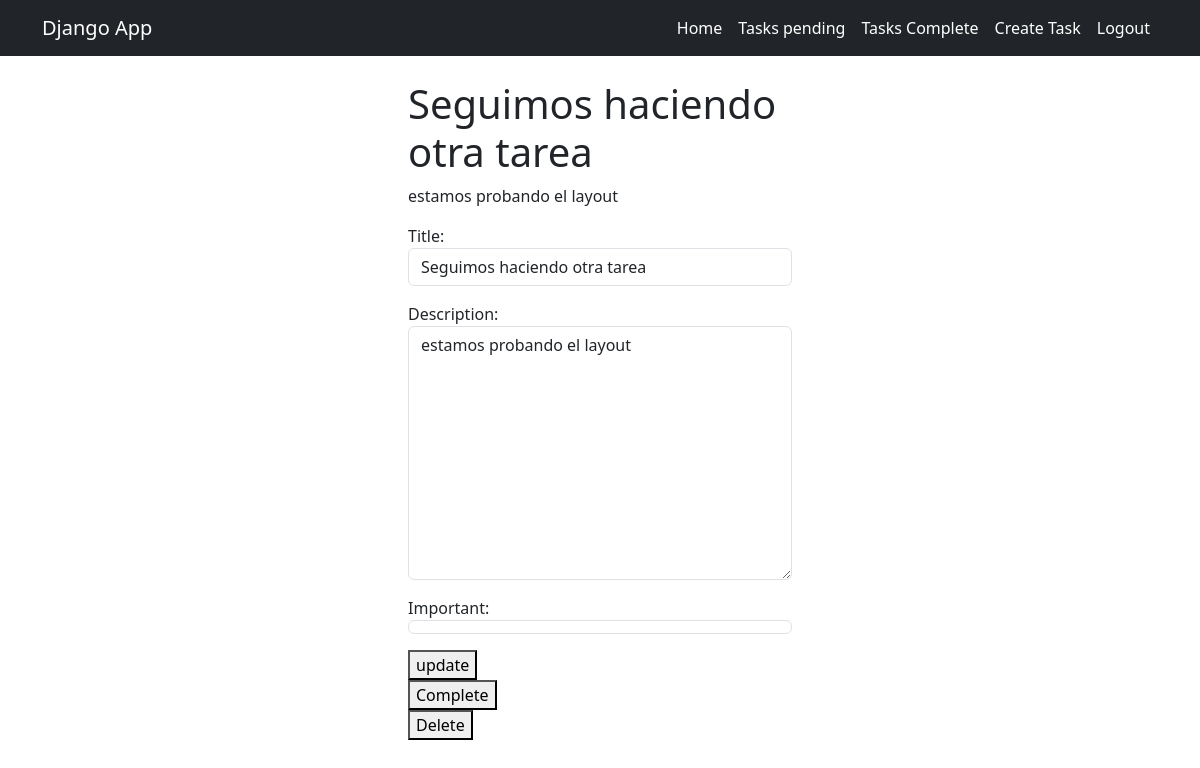
The app's page /tasks/7/ (signed in) with its own data.
### task/models.py (models this page shows, shortened)
class Task(models.Model):
    title = models.CharField(max_length=150)
    description = models.TextField(blank=True)
    crated = models.DateTimeField(auto_now_add=True)
    datecomplited = models.DateTimeField(null=True, blank=True)
    important = models.BooleanField(default=False)
    user = models.ForeignKey(User, on_delete=models.CASCADE)

### task/views.py (the view, shortened to what this page needs)
# urls.py: path("tasks/<int:task_id>/", views.task_detail, name="task_detail"),
@login_required
def task_detail(request, task_id):
    if request.method == "GET":
        task = get_object_or_404(Task, pk=task_id)
        form = CreatedTaskForm(instance=task)
        return render(request, 'task_detail.html', {
            "task": task,
            "form": form
        })

### task/formulario.py
class CreatedTaskForm(forms.ModelForm):
    class Meta:
        model = Task
        fields = ["title", "description", "important"]
        widgets = {
            'title': forms.TextInput(attrs={'class': 'form-control'}),
            'description': forms.Textarea(attrs={'class': 'form-control'}),
            'important': forms.CheckboxInput(attrs={'class': 'form-control'}),
        }

### task/templates/task_detail.html (shortened to what this page needs)
{% extends 'base.html' %} {% block content %}
<main class="mt-4">
  <div class="row">
    <div class="col-md-4 offset-md-4">
      <h1>{{task.title}}</h1>
      <p>{{task.description}}</p>
      <form method="POST">
        {% csrf_token %} {{form.as_p}}
        <button>update</button>
      </form>
      <form action="{% url 'completed_task' task.id %}" method="POST">
        <button>Complete</button>
      </form>
      <form action="{% url 'delete_task' task.id %}" method="POST">
        <button>Delete</button>
      </form>
    </div>
  </div>
</main>
{% endblock %}

### task/templates/base.html (style rules this page uses)
body { overflow-x: hidden; }

### records on screen
Task: title "Seguimos haciendo otra tarea", description "estamos probando el layout", important "☑"
